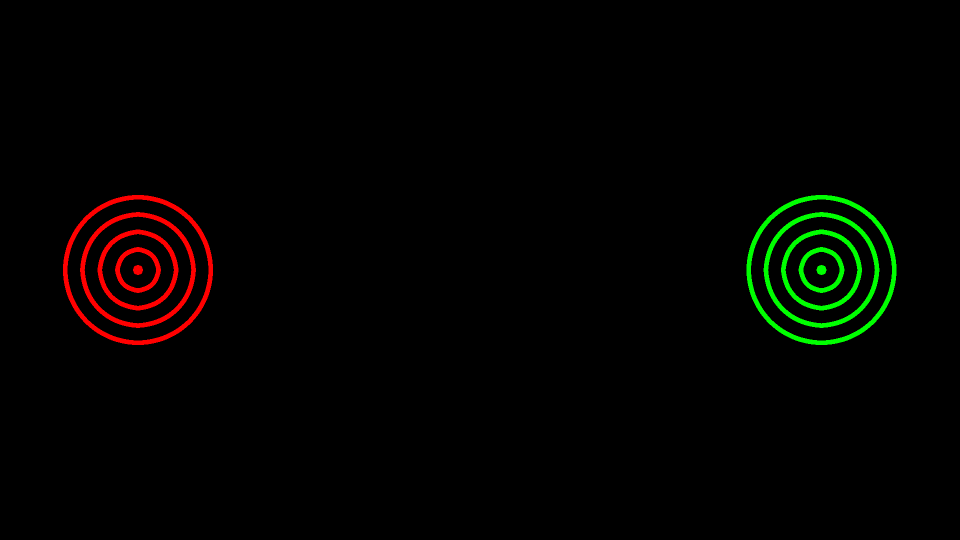
#> input picture img.png, 1920 x 1080 px, given in place of the camera (shown at 1/2 size)
$ python demo.py
#> lines starting #> are read from the running program, lines starting #| are printed output that depends on the picture; after the words box and inside, x2 and y2 are one past the last pixel; in counts of white or black regions, pixels touching at a corner belong together
### camera_input/actors/protractor.py
import cv2
import numpy as np
import math

class Protractor:
    TEXT_FONT = cv2.FONT_HERSHEY_PLAIN
    TEXT_SIZE = 1
    TEXT_THICKNESS = 1
    TEXT_COLOR = (255, 255, 255)
    TEXT_MARGIN = 10

    def __init__(self, west_source, east_source):
        self.west_source = west_source
        self.east_source = east_source
        self.mat = np.zeros([512, 512, 3], dtype=np.uint8)

    def __enter__(self):
        cv2.imshow(str(id(self)), self.mat)
        cv2.setWindowTitle(str(id(self)), "Protractor")
        return self
    def __exit__(self, *args):
        cv2.destroyWindow(str(id(self)))

    def act(self):
        _, w = next(self.west_source)
        _, e = next(self.east_source)

        if w is None or e is None:
            return

        delta = e - w
        theta = math.atan2(delta[1], delta[0])

        a = np.array([math.cos(theta), math.sin(theta)]) * 256
        b = -a

        center = np.array(self.mat.shape[0:2]) / 2
        a = a + center
        b = b + center

        self.mat = cv2.rectangle(self.mat, (0, 0), self.mat.shape[0:2], (0, 0, 0), -1)
        cv2.line(self.mat, a.astype(np.uint16), b.astype(np.uint16), (255, 0, 0), 3)

        theta_deg = math.degrees(theta)
        text = f"{theta_deg:.0f} deg"
        size = cv2.getTextSize(text, self.TEXT_FONT, self.TEXT_SIZE, self.TEXT_THICKNESS)
        cv2.putText(self.mat, text, (self.TEXT_MARGIN, size[1] + self.TEXT_MARGIN), self.TEXT_FONT, self.TEXT_SIZE, self.TEXT_COLOR, self.TEXT_THICKNESS)

        cv2.imshow(str(id(self)), self.mat)

### camera_input/sources/opencvsources.py
import cv2
import time

class OpenCVError(Exception):
    '''An error caused by OpenCV'''
    pass

class OpenCVCameraFrameSource:
    """ A frame source which reads from a camera. This can be used as a pipeline source. """

    def __init__(self, captureIndex, captureApi, width, height, fps):
        self.__captureIndex = captureIndex
        self.__captureApi = captureApi
        self.__width = width
        self.__height = height
        self.__fps = fps

        self.__last_frame = None
        self.__last_frame_ns = 0

    def __enter__(self):
        self.cap = cv2.VideoCapture(self.__captureIndex, self.__captureApi)
        if not self.cap.isOpened():
            raise OpenCVError("Error while opening the capture.")

        self.cap.set(cv2.CAP_PROP_FRAME_WIDTH, self.__width)
        self.cap.set(cv2.CAP_PROP_FRAME_HEIGHT, self.__height)
        self.cap.set(cv2.CAP_PROP_FPS, self.__fps)
        self.cap.set(cv2.CAP_PROP_BUFFERSIZE, 1)

        print("Camera running!")
        return self

    def __exit__(self, *args):
        self.cap.release()
        self.cap = None
        print("Camera stopped!")

    def tick(self):
        ok = self.cap.grab()
        if not ok:
            raise OpenCVError("Failed to grab a frame from the capture.")

        ns = time.monotonic_ns()

        ok, frame = self.cap.retrieve()
        if not ok:
            raise OpenCVError("Failed to retrieve the frame from the capture.")

        self.__last_frame = frame
        self.__last_frame_ns = ns

        return (self.__last_frame_ns, self.__last_frame)

    def __next__(self):
        return (self.__last_frame_ns, self.__last_frame)

    def __iter__(self):
        return self

### camera_input/pipeline.py
class Pipeline:
    """ Implements a pipeline which, on tick, updates the sources and let the actors pull data from the pipeline. """

    def __init__(self, sources, actors):
        if any(not hasattr(source, "tick") or not hasattr(source.tick, "__call__") for source in sources):
            raise TypeError("The root of the pipeline must have a tick() method.")
        if any(not hasattr(actor, "act") or not hasattr(actor.act, "__call__") for actor in actors):
            raise TypeError("Actors must have an act() method.")

        self.__sources = list(sources)
        self.__actors = list(actors)

    def tick(self):
        for source in self.__sources:
            source.tick()
#> this loop made 1 pass
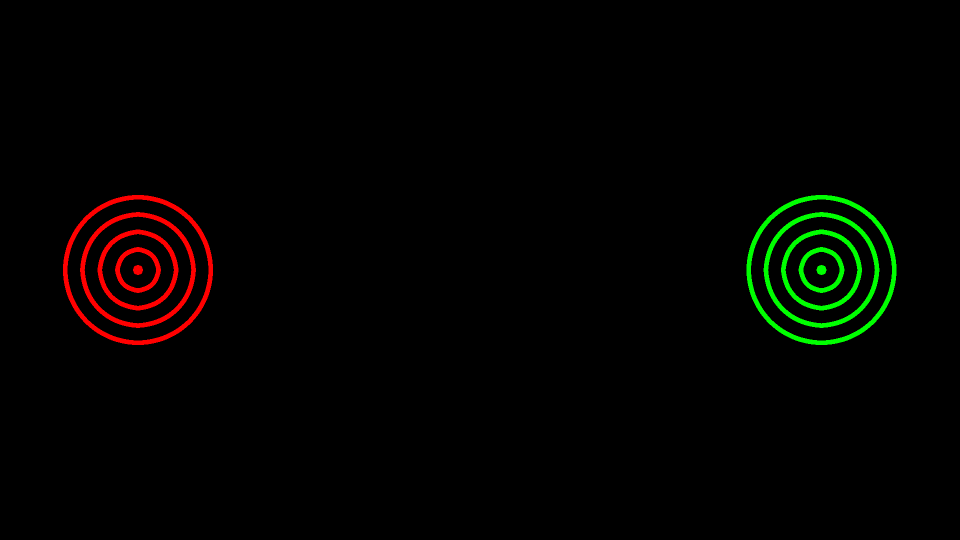
#> input picture img.png, 1920 x 1080 px, given in place of the camera (shown at 1/2 size)
        for actor in self.__actors:
            actor.act()
#> this loop made 3 passes
#> pass 1, in process, `im = cv2.inRange(frame, *self.ranges[0])`:
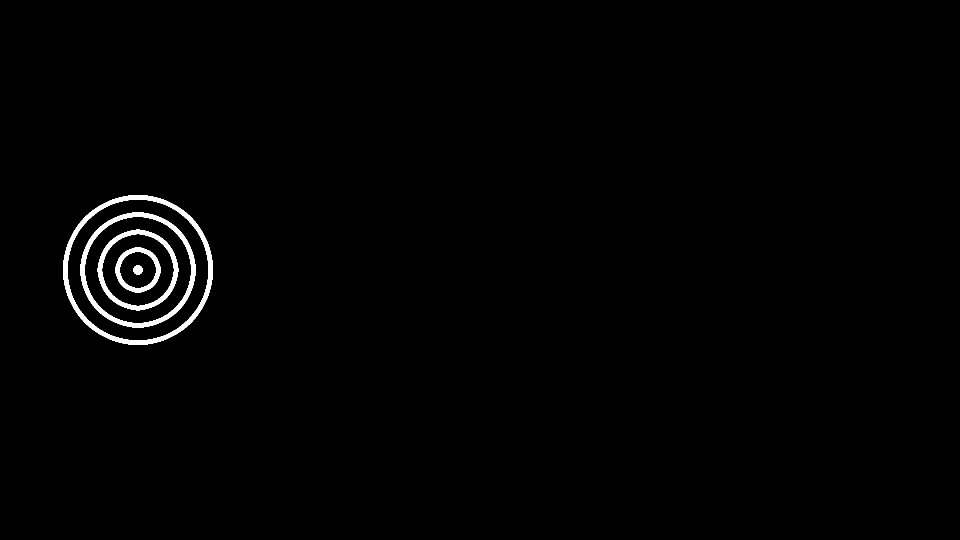
#> im: shape (1080, 1920) (shown at 1/2 size); 1% white; 5 white regions, box (x1, y1, x2, y2) and area: (126, 390, 426, 690) 8128, (160, 424, 392, 656) 6184, (195, 459, 357, 621) 4228, (230, 494, 322, 586) 2276, (266, 530, 286, 550) 284

### camera_input/processors/processors.py
from typing import Iterable
import abc
import numpy as np
import time

def cached_processor(Class):
    """ A decorator which wraps the process method of a Processor with a cached version. """

    PROCESS_ATTR_NAME = 'process'
    LAST_RESULT_ATTR_NAME ='__cached_processor_last_result'
    LAST_TIMESTAMPS_ATTR_NAME ='__cached_processor_last_timestamps'

    process = getattr(Class, PROCESS_ATTR_NAME)

    def cached_process(self, timestamps, results):
        if timestamps == getattr(self, LAST_TIMESTAMPS_ATTR_NAME):
            return getattr(self, LAST_RESULT_ATTR_NAME)
        else:
            res = process(self, timestamps, results)
            setattr(self, LAST_TIMESTAMPS_ATTR_NAME, timestamps)
            setattr(self, LAST_RESULT_ATTR_NAME, res)
            return res

    setattr(Class, PROCESS_ATTR_NAME, cached_process)
    setattr(Class, LAST_RESULT_ATTR_NAME, None)
    setattr(Class, LAST_TIMESTAMPS_ATTR_NAME, None)
    return Class


class Processor(abc.ABC):
    """ The base class for all processors. Implements the generator pattern and defines the process method as abstract. """

    def __init__(self, *sources: Iterable[object]):
        self.__sources = sources

    # [5 lines left out: function process, not called in this run]

    def __next__(self):
        # Process sources and "unzip" timestamps and results in two different lists
        timestamps, results = tuple(zip(*[next(source) for source in self.__sources]))
        return self.process(timestamps, results)

    def __iter__(self):
        return self


@cached_processor
class ArmProcessor(Processor):
    """ A point source which calculates the point of an arm attached to the middle of two point sources. """

    def __init__(self, westPointSource, eastPointSource, armLength):
        super().__init__(westPointSource, eastPointSource)
        self.armLength = armLength

    def process(self, _, sourceResults):
        west, east = sourceResults
        if west is None or east is None:
            ans = None
        else:
            diff = (east - west)
            diff_hat = diff / np.linalg.norm(diff)

            mid = west + diff / 2
            arm_hat = np.array([diff_hat[1], -diff_hat[0]])
            ans = mid + (arm_hat * self.armLength)

        return (time.monotonic_ns(), ans)

### camera_input/processors/opencvprocessors.py
import cv2
import numpy as np
import time

from camera_input.processors.processors import Processor, cached_processor

@cached_processor
class ColorConverterProcessor(Processor):
    """ A frame source which applies the colorspace conversion."""

    def __init__(self, frameSource, colorConversion):
        super().__init__(frameSource)
        self.colorConversion = colorConversion

    def process(self, _, frame):
        result = frame[0]
        return (time.monotonic_ns(), cv2.cvtColor(result, self.colorConversion))

@cached_processor
class BlurProcessor(Processor):
    """ A frame source which blurs the input frame."""

    def __init__(self, frameSource, radii, sigma):
        super().__init__(frameSource)
        self.radii = radii
        self.sigma = sigma

    def process(self, _, results):
        frame = results[0]
        return (time.monotonic_ns(), cv2.GaussianBlur(frame, (self.radii, self.radii), self.sigma))

@cached_processor
class SimpleColorRangePointProcessor(Processor):
    """ A point source which averages the coordinates of the points which have (opencv)  colors in the range(s) passed as parameter.
        If multiple ranges are passed, the results of each individual inRange will be OR'd."""

    def __init__(self, frameSource, ranges):
        """ Ranges: a list of color ranges in the form [(min, max), (min, max), ...]. """
        super().__init__(frameSource)
        self.ranges = ranges

    def process(self, _, results):
        frame = results[0]
        if len(self.ranges) <= 1: # fast path
            min_range, max_range = self.ranges[0]
            im = cv2.inRange(frame, min_range,max_range)
        else:
            im = cv2.inRange(frame, *self.ranges[0])
            for i in range(1, len(self.ranges)):
                min_range, max_range = self.ranges[i]
                im = cv2.bitwise_or(im, cv2.inRange(frame, min_range, max_range))

        pts = cv2.findNonZero(im)
        if pts is not None:
            res = np.mean(pts, axis=(0, 1))
        else:
            res = None

        return (time.monotonic_ns(), res)

### camera_input/actors/frame_point_renderer.py
import cv2
import typing

class FramePointRenderer:
    def __init__(self, frameSource, pointSources: typing.Iterable[typing.Tuple]):
        self.pointSources = pointSources
        self.frameSource = frameSource

    def __enter__(self):
        cv2.namedWindow(str(id(self)))
        cv2.setWindowTitle(str(id(self)), "Frame Point Renderer")
        return self
    def __exit__(self, *args):
        cv2.destroyWindow(str(id(self)))

    def act(self):
        _, frame = next(self.frameSource)
        for pointSource, color in self.pointSources:
            _, pt = next(pointSource)
            if pt is not None:
                frame = cv2.circle(frame, (int(pt[0]), int(pt[1])), 10, color, 2)

        cv2.imshow(str(id(self)), frame)

### camera_input/actors/pynput_mouse.py
from pynput.mouse import Controller

class PynputMouseCursor:
    def __init__(self, pointSource, sensitivity = 1):
        self.mouse = Controller()
        self.pointSource = pointSource
        self.oldPt = None
        self.sensitivity = sensitivity

    def act(self):
        _, pt = next(self.pointSource)

        if pt is None:
            self.oldPt = None
            return

        if self.oldPt is not None:
            delta = (self.oldPt - pt) * self.sensitivity
        else:
            delta = None

        self.oldPt = pt

        if delta is not None:
            self.mouse.move(delta[0], delta[1])

### demo.py
import cv2
import numpy as np

import camera_input.sources.opencvsources as sources
import camera_input.processors.opencvprocessors as cv_processors
import camera_input.processors.processors as processors
from camera_input.pipeline import Pipeline
from camera_input.actors.protractor import Protractor
from camera_input.actors.frame_point_renderer import FramePointRenderer
from camera_input.actors.pynput_mouse import PynputMouseCursor


# Define all pipeline blocks

camFrameSource = sources.OpenCVCameraFrameSource(0, cv2.CAP_DSHOW, 352, 288, 16)
blurredFrameSource = cv_processors.BlurProcessor(camFrameSource, 3, 3)
colConvFrameSource = cv_processors.ColorConverterProcessor(blurredFrameSource, cv2.COLOR_BGR2HSV)

greenPointProcessor = cv_processors.SimpleColorRangePointProcessor(
    colConvFrameSource, [
        #(np.array([64, 215, 126]), np.array([89, 255, 255]))
        ( np.array([40, 118, 180]), np.array([53,255, 255]) )
    ])

redPointProcessor = cv_processors.SimpleColorRangePointProcessor(
    colConvFrameSource, [
        ( np.array([0,   180, 150]), np.array([20,  255,255]) ),
        ( np.array([130, 180, 150]), np.array([180, 255, 255]) )
    ])


armPointProcessor = processors.ArmProcessor(redPointProcessor, greenPointProcessor, 0)

protractor = Protractor(redPointProcessor, greenPointProcessor)
dbg_rend = FramePointRenderer(camFrameSource, [
    (redPointProcessor, (0, 0, 255)),
    (greenPointProcessor, (0, 255, 0)),
    (armPointProcessor, (255, 255, 255))
])
mouse = PynputMouseCursor(armPointProcessor, 10)


# Build the pipeline
pipeline = Pipeline([camFrameSource], [protractor, dbg_rend, mouse])
with camFrameSource, protractor, dbg_rend:
    # Run the pipeline
    while True:
        pipeline.tick()
        key = cv2.waitKey(1) & 0xFF
#> (key q is pressed here)
        if key == ord('q'):
            break
